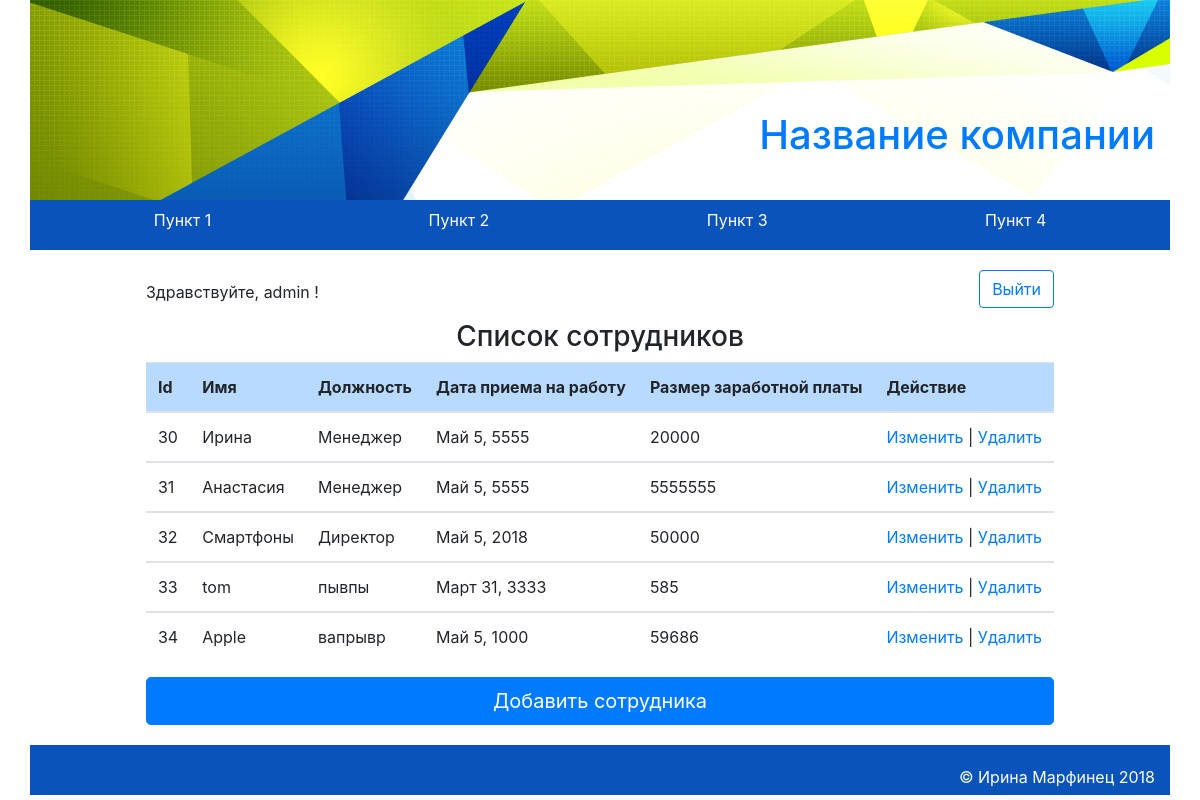
The app's page / (signed in) with its own data.
### mainApp/models.py (models this page shows, shortened)
class Employee(models.Model):
	name = models.CharField(max_length=30)
	position = models.CharField(max_length=30)
	date_employment = models.DateField()
	wage = models.IntegerField()

### mainApp/views.py (the view)
# urls.py: path('', views.index, name='index'),
def index(request):
    people = Employee.objects.all()
    return render(request, "mainApp/index.html", {"people": people})

### templates/mainApp/index.html (shortened to what this page needs)
{% extends 'mainApp/base.html' %}
{% block content %}
{% if not request.user.is_authenticated %}
<!--<div class="col welcome">
    <h3>Здравствуйте, Гость!</h3>
</div>-->
<div class="row justify-content-center">
    <div class="col entry_user">
        <input class="btn btn-primary btn-lg btn-block" type="button" value="Войти" onClick='location.href="login/"'>
        <p class="entry_user_p">или</p>
        <input class="btn btn-primary btn-lg btn-block" type="button" value="Зарегистрироваться" onClick='location.href="registration/"'>
    </div>
</div>
{%else%}
<div class="row">
    <div class="col-auto mr-auto">
        <p class="p_welcom">Здравствуйте, {{ request.user }} !</p>
    </div>
    <div class="col-auto">
        <a href="logout/" class="btn btn-outline-primary">Выйти</a>
    </div>
</div>
    {% if people.count > 0 %}
    <h3>Список сотрудников</h3>
    <table class="table table-hover">
        <thead>
            <tr class="table-primary">
                <th scope="col">Id</th>
                <th scope="col">Имя</th>
                <th scope="col">Должность</th>
                <th scope="col">Дата приема на работу</th>
                <th scope="col">Размер заработной платы</th>
                <th scope="col">Действие</th>
            </tr>
        </thead>
        {% for employee in people %}
        <tbody>
            <tr>
            	<td>{{ employee.id }}</td>
            	<td>{{ employee.name }}</td>
            	<td>{{ employee.position }}</td>
            	<td>{{ employee.date_employment }}</td>
            	<td>{{ employee.wage }}</td>
                <td><a href="edit/{{employee.id}}">Изменить</a> | <a href="delete/{{employee.id}}">Удалить</a></td>
            </tr>
        </tbody>
        {% endfor %}
    </table>
    {% endif %}
    <input class="btn btn-primary btn-lg btn-block" type="button" value="Добавить сотрудника" onClick='location.href="add/"'>
{% endif %}
{% endblock content %}

### templates/mainApp/base.html (shortened to what this page needs)
<!DOCTYPE html>
<html>
<head>
    {% load staticfiles %}
    <link rel="stylesheet" type="text/css" href="{% static 'css/bootstrap.min.css' %}">
    <link rel="stylesheet" type="text/css" href="{% static 'css/main.css' %}">
</head>
<body class="container">
	<header>
		<div class="row justify-content-center">
			<div class="col header">
			    <h1><a href="/">Название компании</a></h1>
			</div>
		</div>
	</header>
	<nav>
		<div class="row justify-content-center">
			<div class="col menu">
				<ul class="nav nav-pills nav-fill">
					<li class="nav-item">
					    <a class="nav-link" href="#">Пункт 1</a>
					</li>
					<li class="nav-item">
					    <a class="nav-link" href="#">Пункт 2</a>
					</li>
					<li class="nav-item">
					    <a class="nav-link" href="#">Пункт 3</a>
					</li>
					<li class="nav-item">
					    <a class="nav-link" href="#">Пункт 4</a>
					</li>
				</ul>
			</div>
	</nav>
	<main class="main">
		<div class="row justify-content-center">
			<div>{% block content%}{% endblock content %}</div>
		</div>
	</main>
	<footer>
		<div class="row justify-content-center">
			<div class="col footer">
				<p>&copy; Ирина Марфинец 2018</p>
			</div>
		</div>
	</footer>
</body>
</html>

### static/css/main.css (style rules this page uses)
h3 { text-align: center; }
.header { background-image: url(../img/header.png); background-repeat: no-repeat; height: 200px; text-align: right; }
.header h1 { margin-top: 10%; }
.menu { height: 50px; background: #0a53bb; }
.nav-link { color: white; }
.p_welcom { padding-top: 10px; }
.main { margin-top: 20px; margin-bottom: 20px; }
.footer { background: #0a53bb; height: 50px; text-align: right; color: white; padding-top: 20px; }

### records on screen
Employee: id "30", name "Ирина", position "Менеджер", date_employment "Май 5, 5555", wage "20000"
Employee: id "31", name "Анастасия", position "Менеджер", date_employment "Май 5, 5555", wage "5555555"
Employee: id "32", name "Смартфоны", position "Директор", date_employment "Май 5, 2018", wage "50000"
Employee: id "33", name "tom", position "пывпы", date_employment "Март 31, 3333", wage "585"
Employee: id "34", name "Apple", position "вапрывр", date_employment "Май 5, 1000", wage "59686"

### other values on screen
{{ request.user }} "admin"
